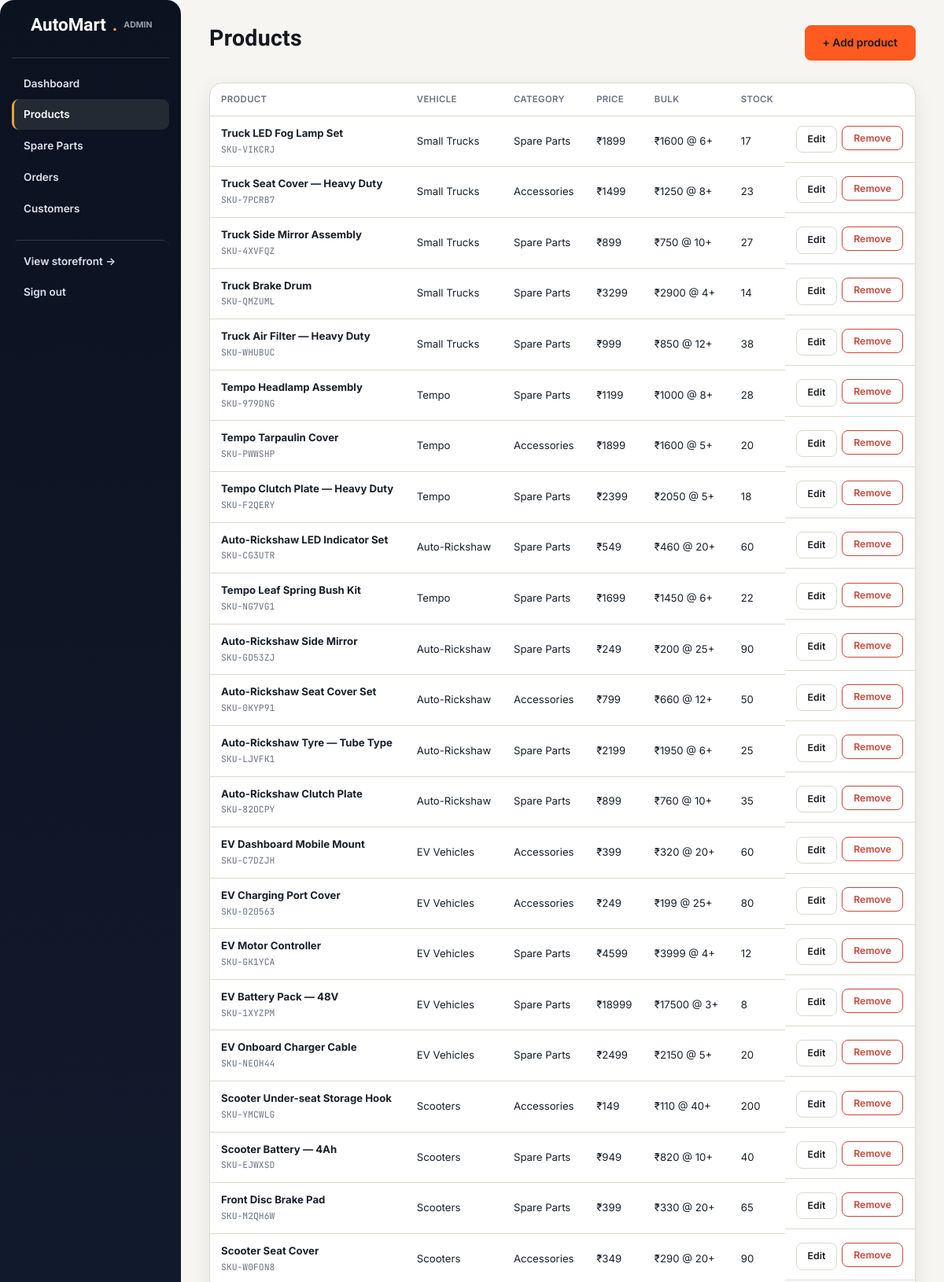
/admin/products (signed in, upper part), run on the app's committed database.
### models.py (models this page shows, shortened)
class Product(db.Model):
    __tablename__ = "products"
    id = db.Column(db.Integer, primary_key=True)
    sku = db.Column(db.String(30), unique=True, nullable=False)
    name = db.Column(db.String(200), nullable=False)
    slug = db.Column(db.String(220), unique=True, nullable=False, index=True)
    description = db.Column(db.Text)
    brand = db.Column(db.String(80))
    category = db.Column(db.String(20), nullable=False)     # parts | accessories
    vehicle_type = db.Column(db.String(20), nullable=False, index=True)  # see VEHICLE_TYPES
    subcategory = db.Column(db.String(80))  # e.g. "Brakes", "Filters", "Lighting"
    price = db.Column(db.Integer, nullable=False)      # in INR, integer paise-free for simplicity
    mrp = db.Column(db.Integer)                          # strike-through price
    stock = db.Column(db.Integer, default=0)
    bulk_price = db.Column(db.Integer)
    bulk_min_qty = db.Column(db.Integer)
    weight_grams = db.Column(db.Integer, default=500)
    image_url = db.Column(db.String(300))
    rating = db.Column(db.Float, default=4.3)
    rating_count = db.Column(db.Integer, default=0)
    is_active = db.Column(db.Boolean, default=True)
    created_at = db.Column(db.DateTime, default=datetime.utcnow)
    order_items = db.relationship("OrderItem", backref="product", lazy="dynamic")
    @property
    def vehicle_label(self):
        return dict(VEHICLE_TYPES).get(self.vehicle_type, self.vehicle_type)
    @property
    def category_label(self):
        return dict(PRODUCT_CATEGORIES).get(self.category, self.category)
    @property
    def has_bulk_pricing(self):
        return bool(self.bulk_price and self.bulk_min_qty)

### blueprints/admin.py (the view)
@bp.route("/products")
@login_required
@admin_required
def products():
    all_products = Product.query.order_by(Product.created_at.desc()).all()
    return render_template("admin/products.html", products=all_products)

### blueprints/admin.py (called while the page is built)
def admin_required(fn):
    @wraps(fn)
    def wrapper(*args, **kwargs):
        if not current_user.is_authenticated or not current_user.is_admin:
            abort(403)
        return fn(*args, **kwargs)
    return wrapper

### models.py (called while the page is built)
    @property
    def is_admin(self):
        return self.role == "admin"

### templates/admin/products.html (shortened to what this page needs)
{% extends "admin/base.html" %}
{% block content %}
<div class="admin-topline">
  <h2>Products</h2>
  <a href="{{ url_for('admin.product_new') }}" class="btn btn-primary">+ Add product</a>
</div>
<div class="card">
  <table>
    <thead><tr><th>Product</th><th>Vehicle</th><th>Category</th><th>Price</th><th>Bulk</th><th>Stock</th><th></th></tr></thead>
    <tbody>
      {% for p in products %}
        <tr>
          <td><strong>{{ p.name }}</strong><br><span class="mono muted" style="font-size:0.76rem;">{{ p.sku }}</span></td>
          <td>{{ p.vehicle_label }}</td>
          <td>{{ p.category_label }}</td>
          <td>{{ currency }}{{ p.price }}</td>
          <td>{% if p.has_bulk_pricing %}{{ currency }}{{ p.bulk_price }} @ {{ p.bulk_min_qty }}+{% else %}<span class="muted">—</span>{% endif %}</td>
          <td>{% if p.stock <= 5 %}<span class="badge badge-red">{{ p.stock }}</span>{% else %}{{ p.stock }}{% endif %}</td>
          <td style="display:flex; gap:6px;">
            <a href="{{ url_for('admin.product_edit', product_id=p.id) }}" class="btn btn-outline btn-sm">Edit</a>
            <form method="post" action="{{ url_for('admin.product_delete', product_id=p.id) }}" onsubmit="return confirm('Remove this product from the catalog?');">
              <button type="submit" class="btn btn-danger btn-sm">Remove</button>
            </form>
          </td>
        </tr>
      {% else %}
        <tr><td colspan="7" class="muted">No products yet — add your first one.</td></tr>
      {% endfor %}
    </tbody>
  </table>
</div>
{% endblock %}

### static/css/style.css (style rules this page uses)
:root { --graphite: #14171c; --steel: #232a33; --steel-2: #2b333d; --paper: #f6f5f2; --paper-2: #edebe4; --amber: #e8a33d; --amber-dark: #c47f1f; --green: #2f9e68; --red: #c6483c; --ink: #1b1e22; --muted: #6b7280; --muted-2: #9aa1ab; --line: #ddd9d0; --line-dark: #333941; --radius-sm: 4px; --radius-md: 8px; --shadow-sm: 0 1px 2px rgba(20, 23, 28, 0.06); }
* { box-sizing: border-box; }
html, body { margin: 0; padding: 0; background: var(--paper); color: var(--ink); font-family: "Inter", -apple-system, BlinkMacSystemFont, sans-serif; font-size: 15px; line-height: 1.5; }
h1, h2, h3, h4, .display { font-family: "Barlow Condensed", "Inter", sans-serif; font-weight: 700; letter-spacing: 0.01em; line-height: 1.1; margin: 0 0 0.4em; color: var(--graphite); }
h2 { font-size: 1.9rem; }
a { color: inherit; text-decoration: none; }
.mono { font-family: "JetBrains Mono", monospace; }
.muted { color: var(--muted); }
.btn { display: inline-flex; align-items: center; justify-content: center; gap: 8px; padding: 11px 22px; border-radius: var(--radius-md); font-weight: 600; font-size: 0.92rem; border: 1px solid transparent; cursor: pointer; font-family: inherit; transition: transform 0.08s ease, background 0.15s, border-color 0.15s; }
.btn-primary { background: var(--amber); color: var(--graphite); }
.btn-outline { background: transparent; border-color: var(--line); color: var(--ink); }
.btn-danger { background: transparent; border-color: var(--red); color: var(--red); }
.btn-sm { padding: 7px 14px; font-size: 0.82rem; }
.card { background: #fff; border: 1px solid var(--line); border-radius: var(--radius-md); }
table { width: 100%; border-collapse: collapse; }
th, td { text-align: left; padding: 12px 14px; border-bottom: 1px solid var(--line); font-size: 0.88rem; }
th { color: var(--muted); font-weight: 600; font-size: 0.76rem; text-transform: uppercase; letter-spacing: 0.03em; }
.admin-topline { display: flex; justify-content: space-between; align-items: center; margin-bottom: 28px; }
:root { --am-dark:#0b1220; --am-dark-2:#121b2e; --am-accent:#ff5a1f; --am-accent-2:#ff7a3d; --am-muted:#6b7280; --am-bg:#f4f6f8; --am-card:#ffffff; --am-border:#e5e7eb; --am-success:#16a34a; }
body { background:var(--am-bg); color:#18202a; font-family:Inter,system-ui,-apple-system,BlinkMacSystemFont,"Segoe UI",sans-serif; }
.btn-primary { background:var(--am-accent);border-color:var(--am-accent); }
.card,.table,.auth-box { border-radius:16px !important; }
.product-card, .card, .filter-pill, .search-panel, .auth-shell, .stat-card, .category-card, .summary-card, .pay-method-tab, .emi-option { box-shadow: 0 8px 26px rgba(20,23,28,.08); }

### data on the page
Product: name "Truck LED Fog Lamp Set", sku "SKU-VIKCRJ", vehicle_label "Small Trucks", category_label "Spare Parts", currency "₹", price "1899", bulk_price "1600", bulk_min_qty "6", stock "17"
Product: name "Truck Seat Cover — Heavy Duty", sku "SKU-7PCRB7", vehicle_label "Small Trucks", category_label "Accessories", currency "₹", price "1499", bulk_price "1250", bulk_min_qty "8", stock "23"
Product: name "Truck Side Mirror Assembly", sku "SKU-4XVFQZ", vehicle_label "Small Trucks", category_label "Spare Parts", currency "₹", price "899", bulk_price "750", bulk_min_qty "10", stock "27"
Product: name "Truck Brake Drum", sku "SKU-QMZUML", vehicle_label "Small Trucks", category_label "Spare Parts", currency "₹", price "3299", bulk_price "2900", bulk_min_qty "4", stock "14"
Product: name "Truck Air Filter — Heavy Duty", sku "SKU-WHUBUC", vehicle_label "Small Trucks", category_label "Spare Parts", currency "₹", price "999", bulk_price "850", bulk_min_qty "12", stock "38"
Product: name "Tempo Headlamp Assembly", sku "SKU-979DNG", vehicle_label "Tempo", category_label "Spare Parts", currency "₹", price "1199", bulk_price "1000", bulk_min_qty "8", stock "28"
Product: name "Tempo Tarpaulin Cover", sku "SKU-PWWSHP", vehicle_label "Tempo", category_label "Accessories", currency "₹", price "1899", bulk_price "1600", bulk_min_qty "5", stock "20"
Product: name "Tempo Clutch Plate — Heavy Duty", sku "SKU-F2QERY", vehicle_label "Tempo", category_label "Spare Parts", currency "₹", price "2399", bulk_price "2050", bulk_min_qty "5", stock "18"
Product: name "Auto-Rickshaw LED Indicator Set", sku "SKU-CG3UTR", vehicle_label "Auto-Rickshaw", category_label "Spare Parts", currency "₹", price "549", bulk_price "460", bulk_min_qty "20", stock "60"
Product: name "Tempo Leaf Spring Bush Kit", sku "SKU-NG7VG1", vehicle_label "Tempo", category_label "Spare Parts", currency "₹", price "1699", bulk_price "1450", bulk_min_qty "6", stock "22"
Product: name "Auto-Rickshaw Side Mirror", sku "SKU-GD53ZJ", vehicle_label "Auto-Rickshaw", category_label "Spare Parts", currency "₹", price "249", bulk_price "200", bulk_min_qty "25", stock "90"
Product: name "Auto-Rickshaw Seat Cover Set", sku "SKU-0KYP91", vehicle_label "Auto-Rickshaw", category_label "Accessories", currency "₹", price "799", bulk_price "660", bulk_min_qty "12", stock "50"
Product: name "Auto-Rickshaw Tyre — Tube Type", sku "SKU-LJVFK1", vehicle_label "Auto-Rickshaw", category_label "Spare Parts", currency "₹", price "2199", bulk_price "1950", bulk_min_qty "6", stock "25"
Product: name "Auto-Rickshaw Clutch Plate", sku "SKU-82OCPY", vehicle_label "Auto-Rickshaw", category_label "Spare Parts", currency "₹", price "899", bulk_price "760", bulk_min_qty "10", stock "35"
Product: name "EV Dashboard Mobile Mount", sku "SKU-C7DZJH", vehicle_label "EV Vehicles", category_label "Accessories", currency "₹", price "399", bulk_price "320", bulk_min_qty "20", stock "60"
Product: name "EV Charging Port Cover", sku "SKU-020563", vehicle_label "EV Vehicles", category_label "Accessories", currency "₹", price "249", bulk_price "199", bulk_min_qty "25", stock "80"
Product: name "EV Motor Controller", sku "SKU-GK1YCA", vehicle_label "EV Vehicles", category_label "Spare Parts", currency "₹", price "4599", bulk_price "3999", bulk_min_qty "4", stock "12"
Product: name "EV Battery Pack — 48V", sku "SKU-1XYZPM", vehicle_label "EV Vehicles", category_label "Spare Parts", currency "₹", price "18999", bulk_price "17500", bulk_min_qty "3", stock "8"
Product: name "EV Onboard Charger Cable", sku "SKU-NEOH44", vehicle_label "EV Vehicles", category_label "Spare Parts", currency "₹", price "2499", bulk_price "2150", bulk_min_qty "5", stock "20"
Product: name "Scooter Under-seat Storage Hook", sku "SKU-YMCWLG", vehicle_label "Scooters", category_label "Accessories", currency "₹", price "149", bulk_price "110", bulk_min_qty "40", stock "200"
Product: name "Scooter Battery — 4Ah", sku "SKU-EJWXSD", vehicle_label "Scooters", category_label "Spare Parts", currency "₹", price "949", bulk_price "820", bulk_min_qty "10", stock "40"
Product: name "Front Disc Brake Pad", sku "SKU-M2QH6W", vehicle_label "Scooters", category_label "Spare Parts", currency "₹", price "399", bulk_price "330", bulk_min_qty "20", stock "65"
Product: name "Scooter Seat Cover", sku "SKU-W0FON8", vehicle_label "Scooters", category_label "Accessories", currency "₹", price "349", bulk_price "290", bulk_min_qty "20", stock "90"
